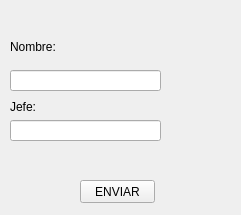
<?xml version="1.0" encoding="UTF-8"?>
<ui version="4.0">
 <class>Form</class>
 <widget class="QWidget" name="Form">
  <property name="geometry">
   <rect>
    <x>0</x>
    <y>0</y>
    <width>241</width>
    <height>215</height>
   </rect>
  </property>
  <property name="windowTitle">
   <string>Form</string>
  </property>
  <widget class="QLineEdit" name="lineEdit_nombre">
   <property name="geometry">
    <rect>
     <x>10</x>
     <y>70</y>
     <width>151</width>
     <height>21</height>
    </rect>
   </property>
   <property name="text">
    <string/>
   </property>
  </widget>
  <widget class="QLabel" name="lbl_nombre">
   <property name="geometry">
    <rect>
     <x>10</x>
     <y>40</y>
     <width>47</width>
     <height>13</height>
    </rect>
   </property>
   <property name="text">
    <string>Nombre:</string>
   </property>
  </widget>
  <widget class="QLabel" name="lbl_jefe">
   <property name="geometry">
    <rect>
     <x>10</x>
     <y>100</y>
     <width>47</width>
     <height>13</height>
    </rect>
   </property>
   <property name="text">
    <string>Jefe:</string>
   </property>
  </widget>
  <widget class="QLineEdit" name="lineEdit_jefe">
   <property name="geometry">
    <rect>
     <x>10</x>
     <y>120</y>
     <width>151</width>
     <height>21</height>
    </rect>
   </property>
   <property name="text">
    <string/>
   </property>
  </widget>
  <widget class="QPushButton" name="btn_enviar_dependencia">
   <property name="geometry">
    <rect>
     <x>80</x>
     <y>180</y>
     <width>75</width>
     <height>23</height>
    </rect>
   </property>
   <property name="text">
    <string>ENVIAR</string>
   </property>
  </widget>
 </widget>
 <resources/>
 <connections/>
</ui>
